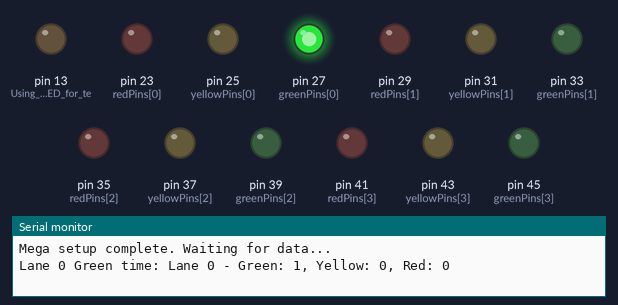
The sketch below on a simulated Arduino Mega 2560, built with avr-gcc and run on an emulated ATmega2560. On the bench: output pins drawn as LEDs (lit = HIGH), the last lines printed to the serial monitor.

Above: at 0.1 s.
At 4.1 s:
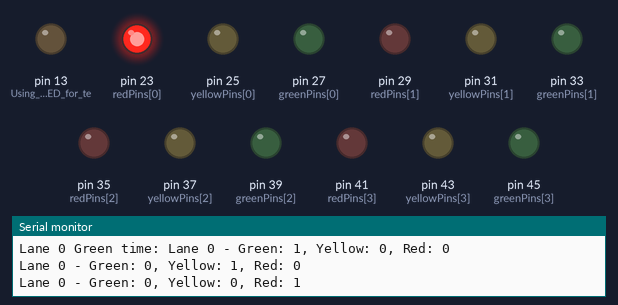
At 7.1 s:
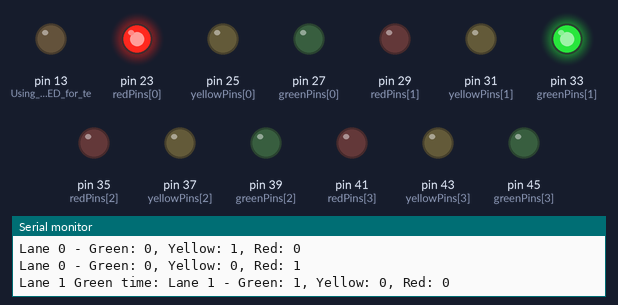
At 14.1 s:
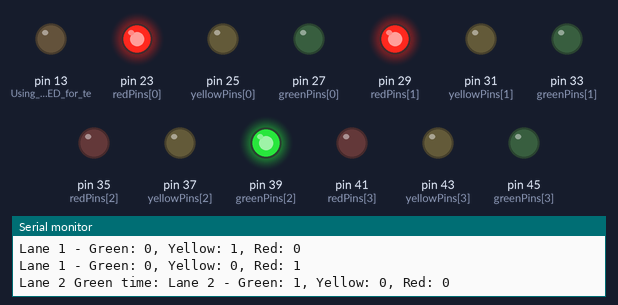
At 21.1 s:
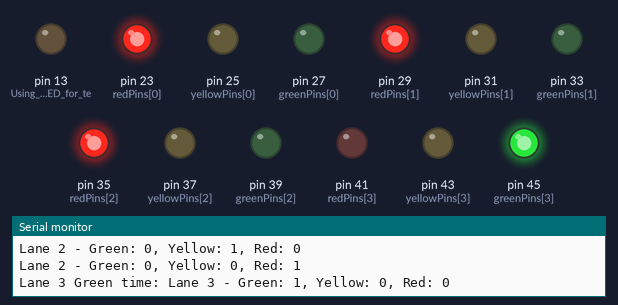
At 32.1 s:
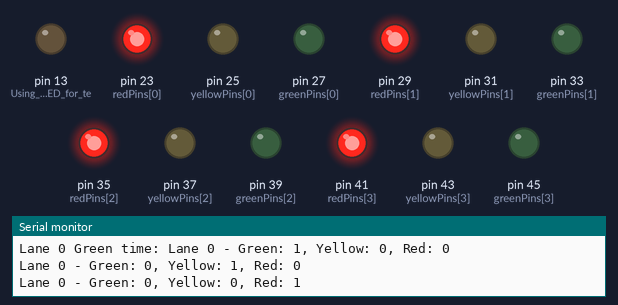
Timing chart, 0 to 40.0 s (numbered marks = the images above):
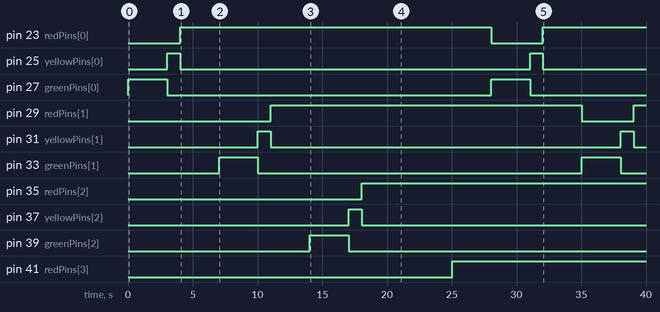

The sketch:

Mega.ino
```cpp
#include <SoftwareSerial.h>

// Pin definitions for traffic lights
const int redPins[] = {23, 29, 35, 41};
const int yellowPins[] = {25, 31, 37, 43};
const int greenPins[] = {27, 33, 39, 45};

// Pin definitions for ultrasonic sensors
const int trigPins[] = {2, 4, 6, 8};
const int echoPins[] = {3, 5, 7, 9};

SoftwareSerial mySerial(10, 11);  // RX, TX

// Timing variables
unsigned long greenTime = 3000;  // Base green time (5 seconds)
unsigned long yellowTime = 1000;  // 1 second
unsigned long redTime = 3000;  // 5 seconds

void setup() {
  Serial.begin(9600);
  mySerial.begin(9600);
  pinMode(LED_BUILTIN, OUTPUT);  // Using built-in LED for testing

  // Initialize traffic light pins
  for (int i = 0; i < 4; i++) {
    pinMode(redPins[i], OUTPUT);
    pinMode(yellowPins[i], OUTPUT);
    pinMode(greenPins[i], OUTPUT);
    digitalWrite(redPins[i], LOW);  // Ensure all lights are off initially
    digitalWrite(yellowPins[i], LOW);
    digitalWrite(greenPins[i], LOW);

    // Initialize ultrasonic sensor pins
    pinMode(trigPins[i], OUTPUT);
    pinMode(echoPins[i], INPUT);
  }
  Serial.println("Mega setup complete. Waiting for data...");
}

void loop() {
  if (mySerial.available()) {
    int ambulanceDetected = mySerial.read();
    Serial.print("Received signal: ");
    Serial.println(ambulanceDetected);
    if (ambulanceDetected == 1) {
      Serial.println("Clearing ambulance lane.");
      clearAmbulanceLane();
    }
  } else {
    normalTrafficControl();
  }
}

void normalTrafficControl() {

  for (int i = 0; i < 4; i++) {
       int ambulanceDetected = mySerial.read();

    // Assuming a 4-way junction
    //unsigned long adjustedGreenTime = adjustGreenTime(i);
    Serial.print("Lane ");
    Serial.print(i);
    Serial.print(" Green time: ");
  //  Serial.println(adjustedGreenTime);
   if (ambulanceDetected == 1) {
      Serial.println("Clearing ambulance lane.");
      clearAmbulanceLane();
      break;
    }
    setTrafficLight(i, HIGH, LOW, LOW);  // Green for lane i
    delay(greenTime);
     if (ambulanceDetected == 1) {
      Serial.println("Clearing ambulance lane.");
      clearAmbulanceLane();
     break;
    }
    setTrafficLight(i, LOW, HIGH, LOW);  // Yellow for lane i
    delay(yellowTime);
       if (ambulanceDetected == 1) {
      Serial.println("Clearing ambulance lane.");
      clearAmbulanceLane();
 break;
    }
    setTrafficLight(i, LOW, LOW, HIGH);  // Red for lane i
    delay(redTime);
       if (ambulanceDetected == 1) {
      Serial.println("Clearing ambulance lane.");
      clearAmbulanceLane();
      break;
    }
  }
}

void clearAmbulanceLane() {
  // Turn all lights red
  for (int i = 0; i < 4; i++) {
    Serial.print("ambulance found detection started");
    setTrafficLight(i, LOW, LOW, HIGH);

    Serial.print("Lane ");
    Serial.print(i);
    Serial.println(" set to Red.");
    delay(100);
  }
  // Turn the green light on for lane 0 (assuming lane 0 is for ambulance)
  setTrafficLight(0, HIGH, LOW, LOW);
  Serial.println("Lane 0 set to Green for ambulance.");
  delay(10000);  // 10 seconds for ambulance to pass
  // Turn off the green light for lane 0
  setTrafficLight(0, LOW, LOW, HIGH);
  Serial.println("Lane 0 set back to Red.");
}

void setTrafficLight(int lane, int greenState, int yellowState, int redState) {
  digitalWrite(greenPins[lane], greenState);
  digitalWrite(yellowPins[lane], yellowState);
  digitalWrite(redPins[lane], redState);
  Serial.print("Lane ");
  Serial.print(lane);
  Serial.print(" - Green: ");
  Serial.print(greenState);
  Serial.print(", Yellow: ");
  Serial.print(yellowState);
  Serial.print(", Red: ");
  Serial.println(redState);
}

unsigned long adjustGreenTime(int lane) {
  // Calculate distance using ultrasonic sensor
  digitalWrite(trigPins[lane], LOW);
  delayMicroseconds(2);
  digitalWrite(trigPins[lane], HIGH);
  delayMicroseconds(10);
  digitalWrite(trigPins[lane], LOW);

  unsigned long duration = pulseIn(echoPins[lane], HIGH);
  unsigned long distance = duration * 0.034 / 2;

  Serial.print("Lane ");
  Serial.print(lane);
  Serial.print(" Distance: ");
  Serial.println(distance);

  // Adjust green time based on distance (traffic density)
  if (distance < 30) {  // High density
    return greenTime + 3000;  // Add 3 seconds
  } else if (distance < 60) {  // Medium density
    return greenTime + 1000;  // Add 1 second
  } else {  // Low density
    return greenTime;  // Base time
  }
}
```

Measured:
- by itself, pin 23 (redPins[0]): LOW → HIGH at 4.0 s, → LOW 24.0 s later, → HIGH 4.0 s later
- by itself, pin 25 (yellowPins[0]), pin 31 (yellowPins[1]): alternates HIGH for 1.0 s and LOW for 27.0 s
- by itself, pin 27 (greenPins[0]), pin 33 (greenPins[1]): alternates HIGH for 3.0 s and LOW for 25.0 s
- by itself, pin 29 (redPins[1]): LOW → HIGH at 11.0 s, → LOW 24.0 s later, → HIGH 4.0 s later
- by itself, pin 35 (redPins[2]): LOW → HIGH at 18.0 s
- by itself, pin 37 (yellowPins[2]): LOW → HIGH at 17.0 s, → LOW 1.0 s later
- by itself, pin 39 (greenPins[2]): LOW → HIGH at 14.0 s, → LOW 3.0 s later
- by itself, pin 41 (redPins[3]): LOW → HIGH at 25.0 s
